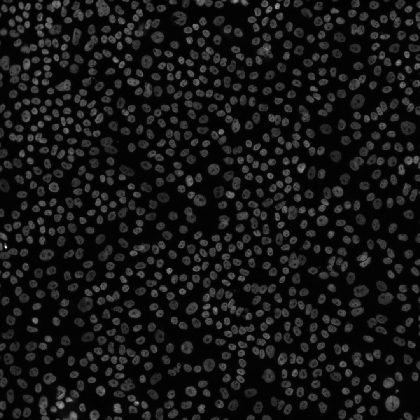
%> input picture FunctionRepository/Processing/SegmentationDev/CaseMCF10A_Hoechst.tif, 420 x 420 px, shrunk from 1080 x 1080 before the run
$ octave Immunostain_20140910.m   (GNU Octave 9; MATLAB toolbox functions it lacks are replaced by stand-ins)
%> lines starting %> are read from the running program, lines starting %| are printed output that depends on the picture; in (x1, y1, x2, y2) boxes, pixels count from 0 and x2, y2 are one past the last pixel; in counts of white or black regions, pixels touching at a corner belong together; the program's own positions count from 1
### FunctionRepository/Functions/ImageProcessing/threshmask.m
function mask=threshmask(image,blurradius)
blur=imfilter(image,fspecial('disk',blurradius),'symmetric'); %10x:3 20x:6
normlog=mat2gray(log(blur));
thresh=graythresh(normlog);
mask=im2bw(normlog,thresh);
mask = imopen(mask,strel('disk',6));
mask=imfill(mask,'holes');
end

### FunctionRepository/Functions/ImageProcessing/segmentdeflections_bwboundaries_leavedebris.m
function mask=segmentdeflections_bwboundaries_leavedebris(mask,nucr)
[B,L]=bwboundaries(mask,'noholes');
obnum=max(L(:));
bordermask=zeros(size(mask));
for ci=1:obnum
    orderedset=B{ci};
    % If using bwboundaries, reverse the order.
    orderedset=[orderedset(end:-1:1,2) orderedset(end:-1:1,1)];
    bordermask=splitdeflections_4_bwboundaries(orderedset,bordermask,nucr);
end
mask=mask & ~bordermask;
mask=~bwmorph(~mask,'diag');
end

### FunctionRepository/Functions/ImageProcessing/splitdeflections_4_bwboundaries.m
function [bordermask,bridgeflag]=splitdeflections_4_bwboundaries(orderedset,bordermask,nucr)
bridgeflag=0; %returned as 1 if deflections are bridged
nucr=round(nucr/4)*4; %make sure nucr is a multiple of 4
perilength=size(orderedset,1);
%%% detect deflection vertices %%%%%%%%%%%%%%%%%%%%%%%%%%%%%%%%%%%%%%%%%%%%
vIdx=getdeflections(orderedset,nucr); %returns boundary indices
%%% count vertices %%%%%%%%%%%%%%%%%%%%%%%%%%%%%%%%%%%%%%%%%%%%%%%%%%%%%%%%
vnum=length(vIdx);
if vnum<2
    return; %if less than two vertices are detected, exit function
end
%%% calculate perimeter distance between adjacent vertices %%%%%%%%%%%%%%%%
periIdx=vIdx;
periIdxadj1=[periIdx(2:end);perilength+periIdx(1)];
pairperi1=periIdxadj1-periIdx;
%%% pair and bridge vertices %%%%%%%%%%%%%%%%%%%%%%%%%%%%%%%%%%%%%%%%%%%%%%
while vnum>=2
    vpos=orderedset(vIdx,:);
    %%% Determine adjacent vertices that define the highest curvature %%%%%
    vposadj1=[vpos(2:end,:);vpos(1,:)];
    pair1=vposadj1-vpos;
    pairdist1=sqrt(sum(pair1.^2,2));
    curvature1=pairperi1./pairdist1;
    [bestcurve,curve1idx]=sort(curvature1);
    % If best curvature is too low, stop segmenting this object.
    if bestcurve(end)<1.6 %previously 2 change back to 1.6 for testing
        break
    end
    bestcurveidx=curve1idx(end);
    if bestcurveidx==vnum
        bestcurveidxadj=1;
    else
        bestcurveidxadj=bestcurveidx+1;
    end
    % If this point is reached, a split will be performed, so mark it.
    bridgeflag=1;
    %%% Bridge the vertices defining the best curvature %%%%%%%%%%%%%%%%%%%
    [bx,by]=bridge(vpos(bestcurveidx,:),vpos(bestcurveidxadj,:));
    % [bx,by] can equal NaN if the vertices were the same position (occurs
    % when two objects share a single coordinate. If this is the case,
    % skip mapping the bridge and proceed with perimeter update and vertex
    % removal.
    if ~isnan(bx)
        for bci=1:length(bx)
            %bridgeflag=1;
            bordermask(by(bci),bx(bci))=1;
        end
    end
    %%% assign new perimeter distances & remove old vertices %%%%%%%%%%%%%%
    previdx=bestcurveidx-1;
    if previdx==0
        previdx=vnum;
    end
    % Given vertex 3-4 gave best curvature and is now bridged, define the
    % perimeter from vertex 2 to 5: p(2-5)=p(2-3)+bridge+p(4-5).
    pairperi1(previdx)=pairperi1(previdx)+length(bx)-1+pairperi1(bestcurveidxadj);
    % Remove the vertices and perimeters of the vertices defining the best
    % curve.
    vIdx([bestcurveidx,bestcurveidxadj])=[];
    pairperi1([bestcurveidx,bestcurveidxadj])=[];
    vnum=length(vIdx);
end
%keyboard;
end
%%% debug: visualize deflections on boundaries %%%%%%%%%%%%%%%%%%%%%%%%%%%%
% [15 lines of commented-out code are left out]

### FunctionRepository/Functions/ImageProcessing/getdeflections.m
function vIdx=getdeflections(orderedset,nucr)

%%% set parameters %%%%%%%%%%%%%%%%%%%%%%%%%%%%%%%%%%%%%%%%%%%%%%%%%%%%%%%%
offsetshort=nucr/4;
if offsetshort==1
    offsetshort=2;
end
offsetlong=2*offsetshort;
gradientoffsetshort=offsetshort;
gradientoffsetlong=offsetlong;
% shortgradthresh = pi/6; % for bin 1 OP9
% longgradthresh = pi/6; % for bin 1 OP9
shortgradthresh = pi/12; % for bin 2 OP9
longgradthresh = pi/12; % for bin 2 OP9

%%% calculate angular deflection at each point of the boundary %%%%%%%%%%%%
perilength=size(orderedset,1);
%%%%%%% short steps %%%%%%%%%%%%%%%%%%
orderedsetoffsetshort=[orderedset(offsetshort+1:end,:);orderedset(1:offsetshort,:)];
shortdiff=orderedsetoffsetshort-orderedset;
shortgrad=atan2(shortdiff(:,2),shortdiff(:,1));   %angle in radians
shortgradoffset=[shortgrad(gradientoffsetshort+1:end,:);shortgrad(1:gradientoffsetshort,:)];
shortgraddiff=shortgradoffset-shortgrad;
shortgraddiff=shortgraddiff+2*pi*(shortgraddiff<0);  %account for 4 quadrants
%%%%%%% long steps %%%%%%%%%%%%%%%%%%%
orderedsetoffsetlong=[orderedset(offsetlong+1:end,:);orderedset(1:offsetlong,:)];
longdiff=orderedsetoffsetlong-orderedset;
longgrad=atan2(longdiff(:,2),longdiff(:,1));
longgradoffset=[longgrad(gradientoffsetlong+1:end,:);longgrad(1:gradientoffsetlong,:)];
longgraddiff=longgradoffset-longgrad;
longgraddiff=longgraddiff+2*pi*(longgraddiff<0);

%%% find deflections above threshold %%%%%%%%%%%%%%%%%%%%%%%
%%%%%%% short steps %%%%%%%%%%%%%%%%%%
shortgraddiff(shortgraddiff>=pi)=0;  %exclude
vIdxmaskshort=shortgraddiff>shortgradthresh;
%%%%%%% long steps %%%%%%%%%%%%%%%%%%%
vIdxmasklong=longgraddiff>longgradthresh & longgraddiff<pi;
vIdxmasklong=[zeros(offsetlong,1);vIdxmasklong(1:end-offsetlong)];
vIdxmasklong=imdilate(vIdxmasklong,strel('square',1+nucr/2));

%%% find local maxima of short steps %%%%%%%%%%%%%%%%%%%%%%%
vIdxmaskshort=imclose(vIdxmaskshort,strel('square',3));  %join proximal deflection islands
vIdxobs=regionprops(bwlabel(vIdxmaskshort),'PixelIdxList');
maxmask=zeros(size(vIdxmaskshort));
for rpc=1:length(vIdxobs)
    pix=vIdxobs(rpc).PixelIdxList;
    [~,index]=max(shortgraddiff(pix));
    maxmask(pix(index)+offsetshort)=1;
end
maxmask=maxmask(1:perilength);  %remove any overhang

%%% find coincidence of long mask & local maxima of short mask %%%%%%%%%%%%
vIdxmask=vIdxmasklong & maxmask;
vIdx=find(vIdxmask);

end

### FunctionRepository/Processing/SegmentationDev/Immunostain_20140910.m
%%% file paths %%%%%%%%%%%%%%%%%%%%%%%%%%%%%%%%%%%%%%%%%%%%%%%%%%%%%%%%%%%%
rawdir='D:\Documents\MATLAB\Imaging\Processing\SegmentationDev\';
%%% Setup %%%%%%%%%%%%%%%%%%%%%%%%%%%%%%%%%%%%%%%%%%%%%%%%%%%%%%%%%%%%%%%%%
name1='CaseMCF10A_Hoechst';
nucr=12;
debrisarea=200;
%nucr=20;
%debrisarea=700;
boulderarea=20*debrisarea;
%%% load images %%%%%%%%%%%%%%%%%%%%%%%%%%%%%%%%%%%%%%%%%%%%%%%%%%%%%%%%%%%
raw1=single(imread([rawdir,name1,'.tif']));
%> raw1: size 420x420 single; min 1078, max 20874, mean 2795.8; mean of the top-left, top-right, bottom-left and bottom-right quarters 2998.1, 2779.5, 2718.7, 2687

%%%%%%%%%%%%%%%% ALTERNATIVE SEGMENTATION APPROACHES %%%%%%%%%%%%%%%%%%%%%%

%%% Segmentdeflections %%%%%%%%%%%%%%%%%%%%%%%%%%%%%%%%%%%%%%%%%%%%%%%%%%%%
nuc_mask=threshmask(raw1,3);
%> in threshmask, `blur=imfilter(image,fspecial('disk',blurradius),'symmetric');`:
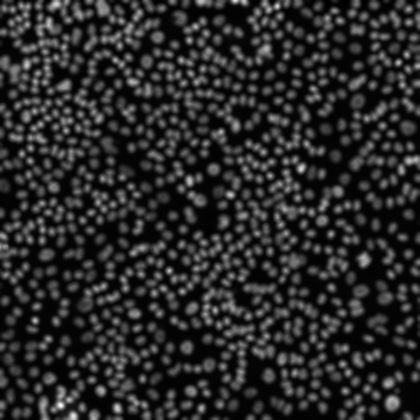
%> blur: size 420x420 single; min 1188.2, max 10903, mean 2795.8; drawn with min black and max white
%> in threshmask, `normlog=mat2gray(log(blur));`:
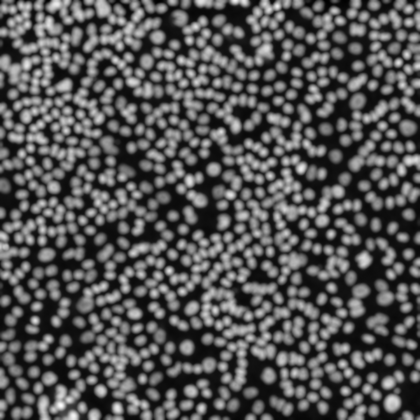
%> normlog: size 420x420 double; min 0, max 1, mean 0.333
%> in threshmask, `thresh=graythresh(normlog);`: thresh = 0.341
%> in threshmask, `mask=im2bw(normlog,thresh);`:
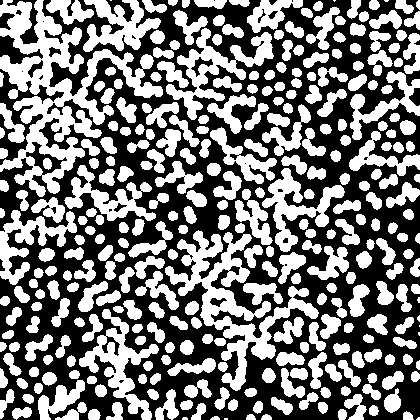
%> mask: size 420x420 logical; 47.8% white; 318 white regions (10 under 20 px), largest, box (x1, y1, x2, y2) and area: (0, 0, 163, 197) 10089, (165, 230, 319, 391) 6282, (166, 28, 274, 120) 2802
%> in threshmask, `mask = imopen(mask,strel('disk',6));`:
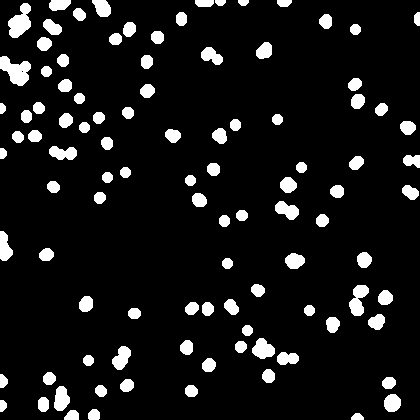
%> mask: size 420x420 logical; 8.9% white; 101 white regions, largest, box (x1, y1, x2, y2) and area: (0, 56, 31, 86) 546, (8, 3, 31, 38) 494, (349, 285, 369, 316) 375
%> in threshmask, `mask=imfill(mask,'holes');`: mask: size 420x420 logical; 8.9% white; 101 white regions, largest, box (x1, y1, x2, y2) and area: (0, 56, 31, 86) 547, (8, 3, 31, 38) 494, (349, 285, 369, 316) 375
nuc_mask=bwareaopen(nuc_mask,debrisarea);
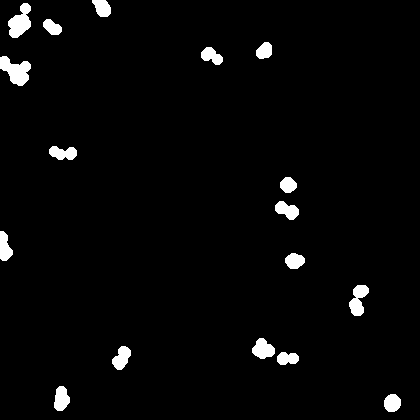
%> nuc_mask: size 420x420 logical; 2.8% white; 17 white regions, largest, box (x1, y1, x2, y2) and area: (0, 56, 31, 86) 547, (8, 3, 31, 38) 494, (349, 285, 369, 316) 375
%nuc_mask=segmentdeflections_leavedebris(nuc_mask,nucr);
nuc_mask=segmentdeflections_bwboundaries_leavedebris(nuc_mask,nucr);
%> in segmentdeflections_bwboundaries_leavedebris, `[B,L]=bwboundaries(mask,'noholes');`:
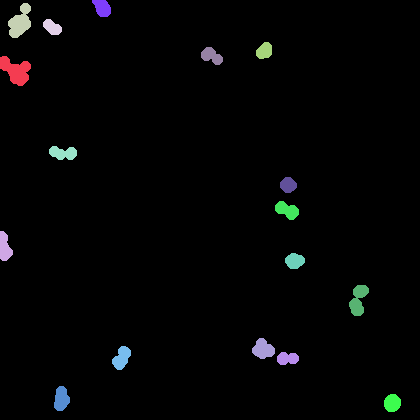
%> L: size 420x420 double; 18 distinct labels, from 0 to 17; one colour per label, 0 black
%> in segmentdeflections_bwboundaries_leavedebris, `[B,L]=bwboundaries(mask,'noholes');`: B = 17 boundaries; largest, box (x1, y1, x2, y2) and points: (0, 56, 31, 86) 95, (8, 3, 31, 38) 88, (349, 285, 369, 316) 82, (0, 231, 13, 261) 66, (49, 146, 77, 160) 64
%> in segmentdeflections_bwboundaries_leavedebris, `obnum=max(L(:));`: obnum = 17
%> the loop in segmentdeflections_bwboundaries_leavedebris, `for ci=1:obnum` made 17 passes
%> (periIdx in splitdeflections_4_bwboundaries, periIdxadj1 in splitdeflections_4_bwboundaries) on passes 1, 3, 5, 9, 12, 13, 16: ([18; 53; 73; 81], [53; 73; 81; 113]), ([8; 42; 47; 73], [42; 47; 73; 96]), ([21; 48], [48; 85]), ([16; 39], [39; 72]), ([15; 45], [45; 73]), ([17; 41], [41; 69]), ([37; 75], [75; 119])
%> pass 1, in segmentdeflections_bwboundaries_leavedebris, `bordermask=splitdeflections_4_bwboundaries(orderedset,bordermask,nucr);`:
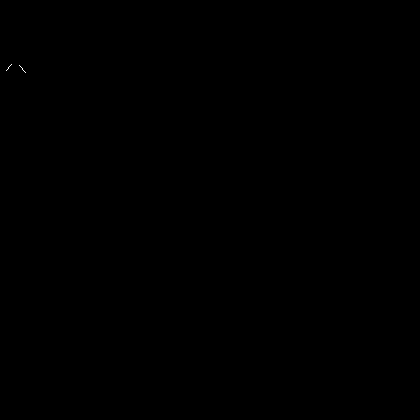
%> bordermask: size 420x420 double; values 0 (black) and 1 (white), 0.01% white in thin lines or dots, all inside (x1, y1, x2, y2) = (6, 64, 26, 73)
%> after the loop in segmentdeflections_bwboundaries_leavedebris, `for ci=1:obnum`: bordermask: size 420x420 double; values 0 (black) and 1 (white), 0.04% white in thin lines or dots, all inside (x1, y1, x2, y2) = (6, 13, 358, 362)
%> in segmentdeflections_bwboundaries_leavedebris, `mask=mask & ~bordermask;`: mask: size 420x420 logical; 2.8% white; 19 white regions, largest, box (x1, y1, x2, y2) and area: (0, 56, 31, 86) 532, (8, 3, 31, 38) 473, (349, 285, 369, 316) 373
%> in segmentdeflections_bwboundaries_leavedebris, `mask=~bwmorph(~mask,'diag');`: mask: size 420x420 logical; 2.8% white; 26 white regions, largest, box (x1, y1, x2, y2) and area: (252, 338, 275, 359) 328, (7, 64, 29, 86) 309, (54, 386, 70, 411) 296
keyboard;

% [60 lines of commented-out code are left out]
